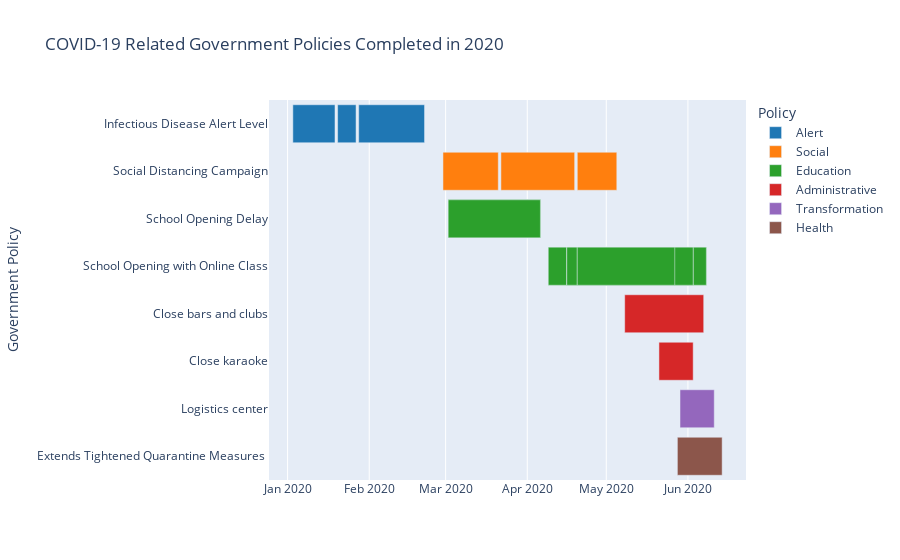
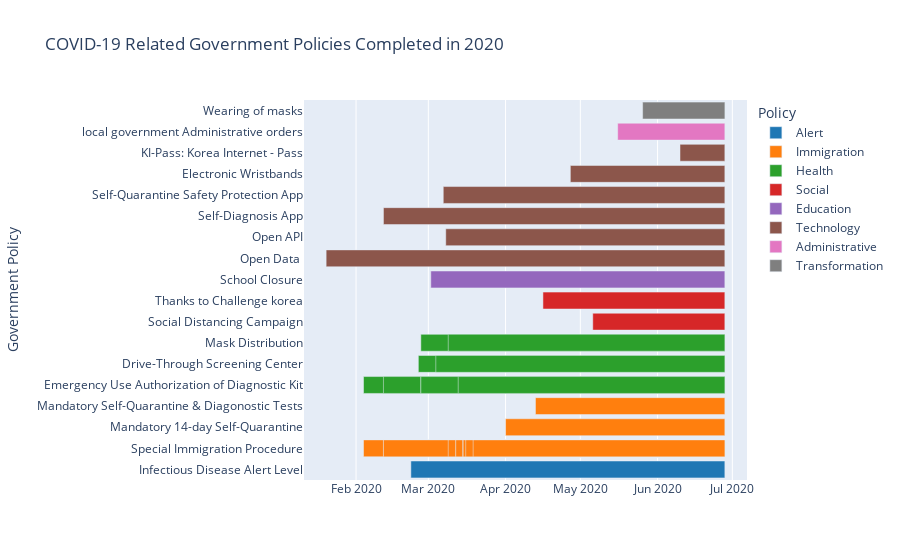
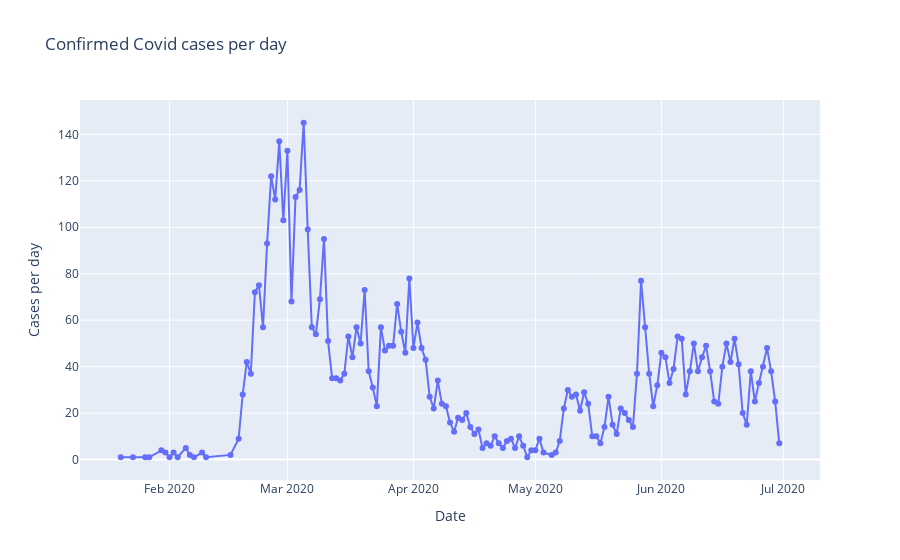

The code cell stored with these charts, in order, in its notebook:
### Markdown cell above
To create an ending point for the stacked_policies dataframe, I used the latest patient release date to give all datapoints a non-null end-date that makes sense for our dataset. This slight modification will make our timelines below computable.

### Code cell
fig = px.timeline(
    time_bound_policies_df,
    x_start="start_date",
    x_end="end_date",
    y="gov_policy",
    color_discrete_sequence=px.colors.qualitative.D3,
    color="type",
    title="COVID-19 Related Government Policies Completed in 2020",
    hover_data=["gov_policy", "detail"],
    labels={
        "start_date": "Start Date",
        "end_date": "End Date",
        "type": "Policy",
        "gov_policy": "Government Policy",
        "detail": "Description:",
    },
)
fig.update_yaxes(autorange="reversed")
fig.show()


fig2 = px.timeline(
    stacked_policies_df,
    x_start="start_date",
    x_end="end_date",
    y="gov_policy",
    color_discrete_sequence=px.colors.qualitative.D3,
    color="type",
    title="COVID-19 Related Government Policies Completed in 2020",
    hover_data=["gov_policy", "detail"],
    labels={
        "start_date": "Start Date",
        "end_date": "End Date",
        "type": "Policy",
        "gov_policy": "Government Policy",
        "detail": "Description:",
    },
)
fig2.show()

df = patient_info_df.groupby("confirmed_date").count().iloc[:, 0]
fig3 = px.line(
    df,
    x=df.index,
    y="patient_id",
    title="Confirmed Covid cases per day",
    labels={"confirmed_date": "Date", "patient_id": "Cases per day"},
    markers=True,
)
fig3.show()

### Figure 1 — Plotly figure (JSON) as saved in the notebook; plotly's stock layout.template omitted (floating-point values rounded to 4 significant figures)
{"data": [{"alignmentgroup": "True", "base": ["2020-01-03", "2020-01-20", "2020-01-28"], "customdata": [["Level 1 (Blue)"], ["Level 2 (Yellow)"], ["Level 3 (Orange)"]], "hovertemplate": "Policy=Alert<br>Start Date=%{base}<br>End Date=%{x}<br>Government Policy=%{y}<br>Description:=%{customdata[0]}<extra></extra>", "legendgroup": "Alert", "marker": {"color": "#1F77B4", "pattern": {"shape": ""}}, "name": "Alert", "offsetgroup": "Alert", "orientation": "h", "showlegend": true, "textposition": "auto", "type": "bar", "x": [1382400000, 604800000, 2160000000], "xaxis": "x", "y": ["Infectious Disease Alert Level", "Infectious Disease Alert Level", "Infectious Disease Alert Level"], "yaxis": "y"}, {"alignmentgroup": "True", "base": ["2020-02-29", "2020-03-22", "2020-04-20"], "customdata": [["Strong"], ["Strong"], ["Weak"]], "hovertemplate": "Policy=Social<br>Start Date=%{base}<br>End Date=%{x}<br>Government Policy=%{y}<br>Description:=%{customdata[0]}<extra></extra>", "legendgroup": "Social", "marker": {"color": "#FF7F0E", "pattern": {"shape": ""}}, "name": "Social", "offsetgroup": "Social", "orientation": "h", "showlegend": true, "textposition": "auto", "type": "bar", "x": [1814400000, 2419200000, 1296000000], "xaxis": "x", "y": ["Social Distancing Campaign", "Social Distancing Campaign", "Social Distancing Campaign"], "yaxis": "y"}, {"alignmentgroup": "True", "base": ["2020-03-02", "2020-03-02", "2020-03-02", "2020-03-02", "2020-04-09", "2020-04-16", "2020-04-16", "2020-04-09", "2020-04-16", "2020-04-16", "2020-04-16", "2020-04-16", "2020-04-20", "2020-04-20"], "customdata": [["Kindergarten"], ["High School"], ["Middle School"], ["Elementary School"], ["High School (3rd grade)"], ["High School (2nd grade)"], ["High School (1st grade)"], ["Middle School (3rd grade)"], ["Middle School (2nd grade)"], ["Middle School (1st grade)"], ["Elementary School (5th ~ 6th grade)"], ["Elementary School (4th grade)"], ["Elementary School (3rd grade)"], ["Elementary School (1st ~ 2nd grade)"]], "hovertemplate": "Policy=Education<br>Start Date=%{base}<br>End Date=%{x}<br>Government Policy=%{y}<br>Description:=%{customdata[0]}<extra></extra>", "legendgroup": "Education", "marker": {"color": "#2CA02C", "pattern": {"shape": ""}}, "name": "Education", "offsetgroup": "Education", "orientation": "h", "showlegend": true, "textposition": "auto", "type": "bar", "x": [3024000000, 3024000000, 3024000000, 3024000000, 3542400000, 3542400000, 4147200000, 4147200000, 4147200000, 4579200000, 4579200000, 4147200000, 3801600000, 3196800000], "xaxis": "x", "y": ["School Opening Delay", "School Opening Delay", "School Opening Delay", "School Opening Delay", "School Opening with Online Class", "School Opening with Online Class", "School Opening with Online Class", "School Opening with Online Class", "School Opening with Online Class", "School Opening with Online Class", "School Opening with Online Class", "School Opening with Online Class", "School Opening with Online Class", "School Opening with Online Class"], "yaxis": "y"}, {"alignmentgroup": "True", "base": ["2020-05-08", "2020-05-21"], "customdata": [["administrative order to close bars and clubs"], ["Ban on gathering for 2 weeks for all karaoke and coin karaoke"]], "hovertemplate": "Policy=Administrative<br>Start Date=%{base}<br>End Date=%{x}<br>Government Policy=%{y}<br>Description:=%{customdata[0]}<extra></extra>", "legendgroup": "Administrative", "marker": {"color": "#D62728", "pattern": {"shape": ""}}, "name": "Administrative", "offsetgroup": "Administrative", "orientation": "h", "showlegend": true, "textposition": "auto", "type": "bar", "x": [2592000000, 1123200000], "xaxis": "x", "y": ["Close bars and clubs", "Close karaoke"], "yaxis": "y"}, {"alignmentgroup": "True", "base": ["2020-05-29"], "customdata": [["On-site inspection of major logistics facilities such as courier terminals and warehouses"]], "hovertemplate": "Policy=Transformation<br>Start Date=%{base}<br>End Date=%{x}<br>Government Policy=%{y}<br>Description:=%{customdata[0]}<extra></extra>", "legendgroup": "Transformation", "marker": {"color": "#9467BD", "pattern": {"shape": ""}}, "name": "Transformation", "offsetgroup": "Transformation", "orientation": "h", "showlegend": true, "textposition": "auto", "type": "bar", "x": [1123200000], "xaxis": "x", "y": ["Logistics center"], "yaxis": "y"}, {"alignmentgroup": "True", "base": ["2020-05-28"], "customdata": [["Gov't Extends Tightened Quarantine Measures in Seoul Metro Area"]], "hovertemplate": "Policy=Health<br>Start Date=%{base}<br>End Date=%{x}<br>Government Policy=%{y}<br>Description:=%{customdata[0]}<extra></extra>", "legendgroup": "Health", "marker": {"color": "#8C564B", "pattern": {"shape": ""}}, "name": "Health", "offsetgroup": "Health", "orientation": "h", "showlegend": true, "textposition": "auto", "type": "bar", "x": [1468800000], "xaxis": "x", "y": ["Extends Tightened Quarantine Measures "], "yaxis": "y"}], "layout": {"barmode": "overlay", "legend": {"title": {"text": "Policy"}, "tracegroupgap": 0}, "title": {"text": "COVID-19 Related Government Policies Completed in 2020"}, "xaxis": {"anchor": "y", "domain": [0, 1], "type": "date"}, "yaxis": {"anchor": "x", "autorange": "reversed", "domain": [0, 1], "title": {"text": "Government Policy"}}}}

### Figure 2 — Plotly figure (JSON) as saved in the notebook; plotly's stock layout.template omitted (floating-point values rounded to 4 significant figures)
{"data": [{"alignmentgroup": "True", "base": ["2020-02-23"], "customdata": [["Level 4 (Red)"]], "hovertemplate": "Policy=Alert<br>Start Date=%{base}<br>End Date=%{x}<br>Government Policy=%{y}<br>Description:=%{customdata[0]}<extra></extra>", "legendgroup": "Alert", "marker": {"color": "#1F77B4", "pattern": {"shape": ""}}, "name": "Alert", "offsetgroup": "Alert", "orientation": "h", "showlegend": true, "textposition": "auto", "type": "bar", "x": [10886400000], "xaxis": "x", "y": ["Infectious Disease Alert Level"], "yaxis": "y"}, {"alignmentgroup": "True", "base": ["2020-02-04", "2020-02-12", "2020-02-12", "2020-03-09", "2020-03-12", "2020-03-12", "2020-03-15", "2020-03-15", "2020-03-15", "2020-03-15", "2020-03-15", "2020-03-16", "2020-03-19", "2020-04-01", "2020-04-13"], "customdata": [["from China"], ["from Hong Kong"], ["from Macau"], ["from Japan"], ["from Italy"], ["from Iran"], ["from France"], ["from Germany"], ["from Spain"], ["from U.K."], ["from Netherlands"], ["from Europe"], ["from all the countries"], ["from all the countries"], ["from U.S."]], "hovertemplate": "Policy=Immigration<br>Start Date=%{base}<br>End Date=%{x}<br>Government Policy=%{y}<br>Description:=%{customdata[0]}<extra></extra>", "legendgroup": "Immigration", "marker": {"color": "#FF7F0E", "pattern": {"shape": ""}}, "name": "Immigration", "offsetgroup": "Immigration", "orientation": "h", "showlegend": true, "textposition": "auto", "type": "bar", "x": [12528000000, 11836800000, 11836800000, 9590400000, 9331200000, 9331200000, 9072000000, 9072000000, 9072000000, 9072000000, 9072000000, 8985600000, 8726400000, 7603200000, 6566400000], "xaxis": "x", "y": ["Special Immigration Procedure", "Special Immigration Procedure", "Special Immigration Procedure", "Special Immigration Procedure", "Special Immigration Procedure", "Special Immigration Procedure", "Special Immigration Procedure", "Special Immigration Procedure", "Special Immigration Procedure", "Special Immigration Procedure", "Special Immigration Procedure", "Special Immigration Procedure", "Special Immigration Procedure", "Mandatory 14-day Self-Quarantine", "Mandatory Self-Quarantine & Diagonostic Tests"], "yaxis": "y"}, {"alignmentgroup": "True", "base": ["2020-02-04", "2020-02-12", "2020-02-27", "2020-02-27", "2020-03-13", "2020-02-26", "2020-03-04", "2020-02-27", "2020-03-09"], "customdata": [["1st EUA"], ["2nd EUA"], ["3rd EUA"], ["4th EUA"], ["5th EUA"], ["by Local Government"], ["Standard Operating Procedures"], ["Public-Sale"], ["5-day Rotation System"]], "hovertemplate": "Policy=Health<br>Start Date=%{base}<br>End Date=%{x}<br>Government Policy=%{y}<br>Description:=%{customdata[0]}<extra></extra>", "legendgroup": "Health", "marker": {"color": "#2CA02C", "pattern": {"shape": ""}}, "name": "Health", "offsetgroup": "Health", "orientation": "h", "showlegend": true, "textposition": "auto", "type": "bar", "x": [12528000000, 11836800000, 10540800000, 10540800000, 9244800000, 10627200000, 10022400000, 10540800000, 9590400000], "xaxis": "x", "y": ["Emergency Use Authorization of Diagnostic Kit", "Emergency Use Authorization of Diagnostic Kit", "Emergency Use Authorization of Diagnostic Kit", "Emergency Use Authorization of Diagnostic Kit", "Emergency Use Authorization of Diagnostic Kit", "Drive-Through Screening Center", "Drive-Through Screening Center", "Mask Distribution", "Mask Distribution"], "yaxis": "y"}, {"alignmentgroup": "True", "base": ["2020-05-06", "2020-04-16"], "customdata": [["Weak(1st)"], ["Relay Cheer Campaign in SNS"]], "hovertemplate": "Policy=Social<br>Start Date=%{base}<br>End Date=%{x}<br>Government Policy=%{y}<br>Description:=%{customdata[0]}<extra></extra>", "legendgroup": "Social", "marker": {"color": "#D62728", "pattern": {"shape": ""}}, "name": "Social", "offsetgroup": "Social", "orientation": "h", "showlegend": true, "textposition": "auto", "type": "bar", "x": [4579200000, 6307200000], "xaxis": "x", "y": ["Social Distancing Campaign", "Thanks to Challenge korea"], "yaxis": "y"}, {"alignmentgroup": "True", "base": ["2020-03-02"], "customdata": [["Daycare Center for Children"]], "hovertemplate": "Policy=Education<br>Start Date=%{base}<br>End Date=%{x}<br>Government Policy=%{y}<br>Description:=%{customdata[0]}<extra></extra>", "legendgroup": "Education", "marker": {"color": "#9467BD", "pattern": {"shape": ""}}, "name": "Education", "offsetgroup": "Education", "orientation": "h", "showlegend": true, "textposition": "auto", "type": "bar", "x": [10195200000], "xaxis": "x", "y": ["School Closure"], "yaxis": "y"}, {"alignmentgroup": "True", "base": ["2020-01-20", "2020-03-08", "2020-02-12", "2020-03-07", "2020-04-27", "2020-06-10"], "customdata": [["Patients Information"], ["Public Mask Sales Information"], [null], [null], ["on people who violate self-quarantine measures"], ["new quick response (QR) code system this week to log visitors at high-risk entertainment facilities, restaurants and churches in a bid to track coronavirus cases and prevent further spread of the disease"]], "hovertemplate": "Policy=Technology<br>Start Date=%{base}<br>End Date=%{x}<br>Government Policy=%{y}<br>Description:=%{customdata[0]}<extra></extra>", "legendgroup": "Technology", "marker": {"color": "#8C564B", "pattern": {"shape": ""}}, "name": "Technology", "offsetgroup": "Technology", "orientation": "h", "showlegend": true, "textposition": "auto", "type": "bar", "x": [13824000000, 9676800000, 11836800000, 9763200000, 5356800000, 1555200000], "xaxis": "x", "y": ["Open Data ", "Open API", "Self-Diagnosis App", "Self-Quarantine Safety Protection App", "Electronic Wristbands", "KI-Pass: Korea Internet - Pass"], "yaxis": "y"}, {"alignmentgroup": "True", "base": ["2020-05-16"], "customdata": [["Gathering limited administrative orders for nursing homes, nursing homes, elderly day care centers and mental hospitals used by vulnerable groups"]], "hovertemplate": "Policy=Administrative<br>Start Date=%{base}<br>End Date=%{x}<br>Government Policy=%{y}<br>Description:=%{customdata[0]}<extra></extra>", "legendgroup": "Administrative", "marker": {"color": "#E377C2", "pattern": {"shape": ""}}, "name": "Administrative", "offsetgroup": "Administrative", "orientation": "h", "showlegend": true, "textposition": "auto", "type": "bar", "x": [3715200000], "xaxis": "x", "y": ["local government Administrative orders"], "yaxis": "y"}, {"alignmentgroup": "True", "base": ["2020-05-27", "2020-05-26"], "customdata": [["Mandatory wearing of passenger mask domestic, international teminal in the airport"], ["Drivers such as buses and taxis can refuse to ride passengers without masks"]], "hovertemplate": "Policy=Transformation<br>Start Date=%{base}<br>End Date=%{x}<br>Government Policy=%{y}<br>Description:=%{customdata[0]}<extra></extra>", "legendgroup": "Transformation", "marker": {"color": "#7F7F7F", "pattern": {"shape": ""}}, "name": "Transformation", "offsetgroup": "Transformation", "orientation": "h", "showlegend": true, "textposition": "auto", "type": "bar", "x": [2764800000, 2851200000], "xaxis": "x", "y": ["Wearing of masks", "Wearing of masks"], "yaxis": "y"}], "layout": {"barmode": "overlay", "legend": {"title": {"text": "Policy"}, "tracegroupgap": 0}, "title": {"text": "COVID-19 Related Government Policies Completed in 2020"}, "xaxis": {"anchor": "y", "domain": [0, 1], "type": "date"}, "yaxis": {"anchor": "x", "domain": [0, 1], "title": {"text": "Government Policy"}}}}

### Figure 3 — Plotly figure (JSON) as saved in the notebook; plotly's stock layout.template omitted (floating-point values rounded to 4 significant figures; data arrays with more than 128 entries replaced by an {"elided": "..."} marker saying what was removed)
{"data": [{"hovertemplate": "Date=%{x}<br>Cases per day=%{y}<extra></extra>", "legendgroup": "", "line": {"color": "#636efa", "dash": "solid"}, "marker": {"symbol": "circle"}, "mode": "markers+lines", "name": "", "orientation": "v", "showlegend": false, "type": "scatter", "x": {"elided": "148 str values"}, "xaxis": "x", "y": {"elided": "148 int values"}, "yaxis": "y"}], "layout": {"legend": {"tracegroupgap": 0}, "title": {"text": "Confirmed Covid cases per day"}, "xaxis": {"anchor": "y", "domain": [0, 1], "title": {"text": "Date"}}, "yaxis": {"anchor": "x", "domain": [0, 1], "title": {"text": "Cases per day"}}}}
